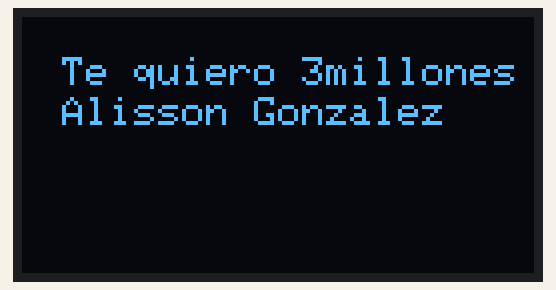
Simulated run of this sketch. Board: Arduino Uno, built with avr-gcc and run on an emulated ATmega328P. Shown: 128×64 one-colour display.

Above: at 0.1 s.

The sketch:

Te_quiero_3_millones.ino
```cpp
#include <Adafruit_SSD1306.h>
#include <Wire.h>

#define SCREEN_WIDTH 128 // OLED display width, in pixels
#define SCREEN_HEIGHT 64 // OLED display height, in pixels

Adafruit_SSD1306 display(SCREEN_WIDTH, SCREEN_HEIGHT, &Wire, -1);

void setup() {
  // put your setup code here, to run once:
  display.begin(SSD1306_SWITCHCAPVCC, 0x3C);
  display.clearDisplay();

}

void loop() {
  display.setTextSize(1);
  display.setTextColor(SSD1306_WHITE);
  display.setCursor(10,10);
  display.println("Te quiero 3millones");
  display.display();

  display.setCursor(10,20);
  display.println("Alisson Gonzalez");
  display.display();
}
```
